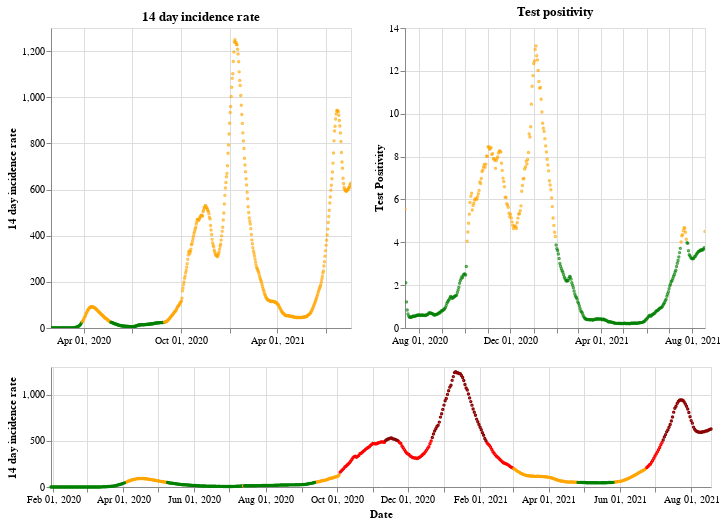

Source (notebook cell):
### Markdown cell above
## England

### Code cell
plot_traffic_light('England')

### Figure 1 — Vega-Lite specification as saved in the notebook (floating-point values rounded to 4 significant figures; data arrays with more than 128 entries replaced by an {"elided": "..."} marker saying what was removed)
{"config": {"view": {"continuousWidth": 400, "continuousHeight": 300}}, "vconcat": [{"hconcat": [{"mark": {"type": "point", "size": 2}, "encoding": {"color": {"condition": {"value": "green", "test": "(datum.twoWeeklyCasesRate <= 25)"}, "value": "orange"}, "tooltip": [{"type": "nominal", "field": "areaName"}, {"type": "temporal", "field": "date"}, {"type": "quantitative", "field": "twoWeeklyCasesRate"}, {"type": "quantitative", "field": "testPositivity"}], "x": {"type": "temporal", "axis": {"title": ""}, "field": "date", "scale": {"domain": {"selection": "DateBrush"}}, "timeUnit": "yearmonthdate"}, "y": {"type": "quantitative", "axis": {"title": "14 day incidence rate"}, "field": "twoWeeklyCasesRate"}}, "title": "14 day incidence rate", "width": 300}, {"mark": {"type": "point", "size": 2}, "encoding": {"color": {"condition": {"value": "green", "test": "(datum.testPositivity <= 4)"}, "value": "orange"}, "tooltip": [{"type": "nominal", "field": "areaName"}, {"type": "temporal", "field": "date"}, {"type": "quantitative", "field": "twoWeeklyCasesRate"}, {"type": "quantitative", "field": "testPositivity"}], "x": {"type": "temporal", "axis": {"title": ""}, "field": "date", "scale": {"domain": {"selection": "DateBrush"}}, "timeUnit": "yearmonthdate"}, "y": {"type": "quantitative", "axis": {"title": "Test Positivity"}, "field": "testPositivity"}}, "title": "Test positivity", "width": 300}]}, {"layer": [{"mark": {"type": "point", "size": 2}, "encoding": {"color": {"condition": {"value": "orange", "test": "(((datum.testPositivity < 4) && (datum.twoWeeklyCasesRate >= 50)) && (datum.twoWeeklyCasesRate < 200))"}, "value": "red"}, "opacity": {"condition": {"value": 1, "test": "((datum.twoWeeklyCasesRate >= 50) && (datum.twoWeeklyCasesRate < 500))"}, "value": 0}, "tooltip": [{"type": "nominal", "field": "areaName"}, {"type": "temporal", "field": "date"}, {"type": "quantitative", "field": "twoWeeklyCasesRate"}, {"type": "quantitative", "field": "testPositivity"}], "x": {"type": "temporal", "axis": {"title": "Date"}, "field": "date", "timeUnit": "yearmonthdate"}, "y": {"type": "quantitative", "axis": {"title": "14 day incidence rate"}, "field": "twoWeeklyCasesRate"}}, "selection": {"DateBrush": {"type": "interval", "encodings": ["x"], "fields": ["Time"]}}}, {"mark": {"type": "point", "size": 2}, "encoding": {"color": {"value": "darkred"}, "opacity": {"condition": {"value": 1, "test": "(datum.twoWeeklyCasesRate >= 500)"}, "value": 0}, "tooltip": [{"type": "nominal", "field": "areaName"}, {"type": "temporal", "field": "date"}, {"type": "quantitative", "field": "twoWeeklyCasesRate"}, {"type": "quantitative", "field": "testPositivity"}], "x": {"type": "temporal", "axis": {"title": "Date"}, "field": "date", "timeUnit": "yearmonthdate"}, "y": {"type": "quantitative", "axis": {"title": "14 day incidence rate"}, "field": "twoWeeklyCasesRate"}}}, {"mark": {"type": "point", "size": 2}, "encoding": {"color": {"condition": {"value": "green", "test": "((datum.testPositivity < 4) && (datum.twoWeeklyCasesRate < 50))"}, "value": "orange"}, "opacity": {"condition": {"value": 1, "test": "(datum.twoWeeklyCasesRate < 50)"}, "value": 0}, "tooltip": [{"type": "nominal", "field": "areaName"}, {"type": "temporal", "field": "date"}, {"type": "quantitative", "field": "twoWeeklyCasesRate"}, {"type": "quantitative", "field": "testPositivity"}], "x": {"type": "temporal", "axis": {"title": "Date"}, "field": "date", "timeUnit": "yearmonthdate"}, "y": {"type": "quantitative", "axis": {"title": "14 day incidence rate"}, "field": "twoWeeklyCasesRate"}}}], "height": 120, "width": 660}], "data": {"name": "data-e753247ef1ab5505d8df6ca10932625c"}, "$schema": "https://vega.github.io/schema/vega-lite/v4.8.1.json", "datasets": {"data-e753247ef1ab5505d8df6ca10932625c": {"elided": "567 records"}}}
